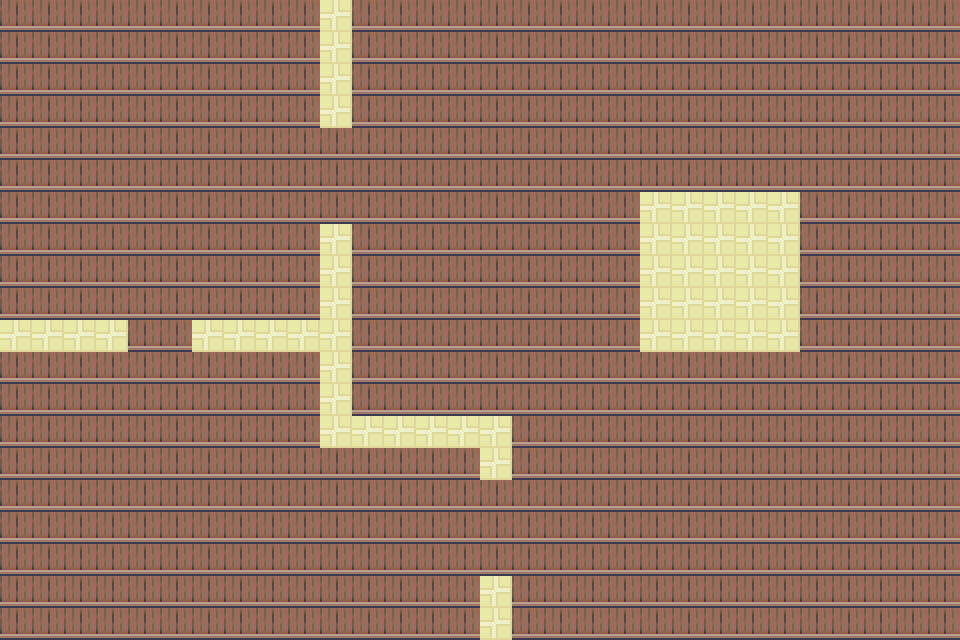

Below is a game level as drawn by its tile map, then a one-line description and the .tmx file that defines it, in full:
An orthogonal 30x20 tile map with 32x32 px tiles, 2 tile layers (obstacles, ground).

<map version="1.10" tiledversion="1.11.2" orientation="orthogonal" renderorder="right-down" width="30" height="20" tilewidth="32" tileheight="32" infinite="0" nextlayerid="5" nextobjectid="26">
 <editorsettings>
  <export target="factory-map.tmj" format="json" />
 </editorsettings>
 <tileset firstgid="1" name="factory" tilewidth="32" tileheight="32" tilecount="391" columns="17">
  <image source="tiles.png" width="544" height="736" />
 </tileset>
 <layer id="4" name="obstacles" width="30" height="20">
  <data encoding="csv">
0,0,0,0,0,0,0,0,0,0,149,0,0,0,0,0,0,0,0,0,0,0,0,0,0,0,0,0,0,0,
0,0,0,0,0,0,0,0,0,0,149,0,0,0,0,0,0,0,0,0,0,0,0,0,0,0,0,0,0,0,
0,0,0,0,0,0,0,0,0,0,149,0,0,0,0,0,0,0,0,0,0,0,0,0,0,0,0,0,0,0,
0,0,0,0,0,0,0,0,0,0,149,0,0,0,0,0,0,0,0,0,0,0,0,0,0,0,0,0,0,0,
0,0,0,0,0,0,0,0,0,0,0,0,0,0,0,0,0,0,0,0,0,0,0,0,0,0,0,0,0,0,
0,0,0,0,0,0,0,0,0,0,0,0,0,0,0,0,0,0,0,0,0,0,0,0,0,0,0,0,0,0,
0,0,0,0,0,0,0,0,0,0,0,0,0,0,0,0,0,0,0,0,149,149,149,149,149,0,0,0,0,0,
0,0,0,0,0,0,0,0,0,0,149,0,0,0,0,0,0,0,0,0,149,149,149,149,149,0,0,0,0,0,
0,0,0,0,0,0,0,0,0,0,149,0,0,0,0,0,0,0,0,0,149,149,149,149,149,0,0,0,0,0,
0,0,0,0,0,0,0,0,0,0,149,0,0,0,0,0,0,0,0,0,149,149,149,149,149,0,0,0,0,0,
149,149,149,149,0,0,149,149,149,149,149,0,0,0,0,0,0,0,0,0,149,149,149,149,149,0,0,0,0,0,
0,0,0,0,0,0,0,0,0,0,149,0,0,0,0,0,0,0,0,0,0,0,0,0,0,0,0,0,0,0,
0,0,0,0,0,0,0,0,0,0,149,0,0,0,0,0,0,0,0,0,0,0,0,0,0,0,0,0,0,0,
0,0,0,0,0,0,0,0,0,0,149,149,149,149,149,149,0,0,0,0,0,0,0,0,0,0,0,0,0,0,
0,0,0,0,0,0,0,0,0,0,0,0,0,0,0,149,0,0,0,0,0,0,0,0,0,0,0,0,0,0,
0,0,0,0,0,0,0,0,0,0,0,0,0,0,0,0,0,0,0,0,0,0,0,0,0,0,0,0,0,0,
0,0,0,0,0,0,0,0,0,0,0,0,0,0,0,0,0,0,0,0,0,0,0,0,0,0,0,0,0,0,
0,0,0,0,0,0,0,0,0,0,0,0,0,0,0,0,0,0,0,0,0,0,0,0,0,0,0,0,0,0,
0,0,0,0,0,0,0,0,0,0,0,0,0,0,0,149,0,0,0,0,0,0,0,0,0,0,0,0,0,0,
0,0,0,0,0,0,0,0,0,0,0,0,0,0,0,149,0,0,0,0,0,0,0,0,0,0,0,0,0,0
</data>
 </layer>
 <layer id="1" name="ground" width="30" height="20">
  <data encoding="csv">
240,240,240,240,240,240,240,240,240,240,0,240,240,240,240,240,240,240,240,240,240,240,240,240,240,240,240,240,240,240,
240,240,240,240,240,240,240,240,240,240,0,240,240,240,240,240,240,240,240,240,240,240,240,240,240,240,240,240,240,240,
240,240,240,240,240,240,240,240,240,240,0,240,240,240,240,240,240,240,240,240,240,240,240,240,240,240,240,240,240,240,
240,240,240,240,240,240,240,240,240,240,0,240,240,240,240,240,240,240,240,240,240,240,240,240,240,240,240,240,240,240,
240,240,240,240,240,240,240,240,240,240,240,240,240,240,240,240,240,240,240,240,240,240,240,240,240,240,240,240,240,240,
240,240,240,240,240,240,240,240,240,240,240,240,240,240,240,240,240,240,240,240,240,240,240,240,240,240,240,240,240,240,
240,240,240,240,240,240,240,240,240,240,240,240,240,240,240,240,240,240,240,240,0,0,0,0,0,240,240,240,240,240,
240,240,240,240,240,240,240,240,240,240,0,240,240,240,240,240,240,240,240,240,0,0,0,0,0,240,240,240,240,240,
240,240,240,240,240,240,240,240,240,240,0,240,240,240,240,240,240,240,240,240,0,0,0,0,0,240,240,240,240,240,
240,240,240,240,240,240,240,240,240,240,0,240,240,240,240,240,240,240,240,240,0,0,0,0,0,240,240,240,240,240,
0,0,0,0,240,240,0,0,0,0,0,240,240,240,240,240,240,240,240,240,0,0,0,0,0,240,240,240,240,240,
240,240,240,240,240,240,240,240,240,240,0,240,240,240,240,240,240,240,240,240,240,240,240,240,240,240,240,240,240,240,
240,240,240,240,240,240,240,240,240,240,0,240,240,240,240,240,240,240,240,240,240,240,240,240,240,240,240,240,240,240,
240,240,240,240,240,240,240,240,240,240,0,0,0,0,0,0,240,240,240,240,240,240,240,247,240,240,240,240,240,240,
240,240,240,240,240,240,240,240,240,240,240,240,240,247,247,0,240,240,240,240,240,240,240,240,240,240,240,240,240,240,
240,240,240,240,240,240,240,240,240,240,240,240,240,240,240,240,240,240,240,240,240,240,240,240,240,240,240,240,240,240,
240,240,240,240,240,240,240,240,240,240,240,240,240,240,240,240,240,240,240,240,240,240,240,240,240,240,240,240,240,240,
240,240,240,240,240,240,240,240,240,240,240,240,240,240,240,240,240,240,240,240,240,240,240,240,247,240,240,240,240,240,
240,240,240,240,240,240,240,240,240,240,240,240,240,240,240,0,240,240,240,240,240,240,240,240,240,240,240,240,240,240,
240,240,240,240,240,240,240,240,240,240,240,240,240,240,240,0,240,240,240,240,240,240,240,240,240,240,240,240,240,240
</data>
 </layer>
</map>
